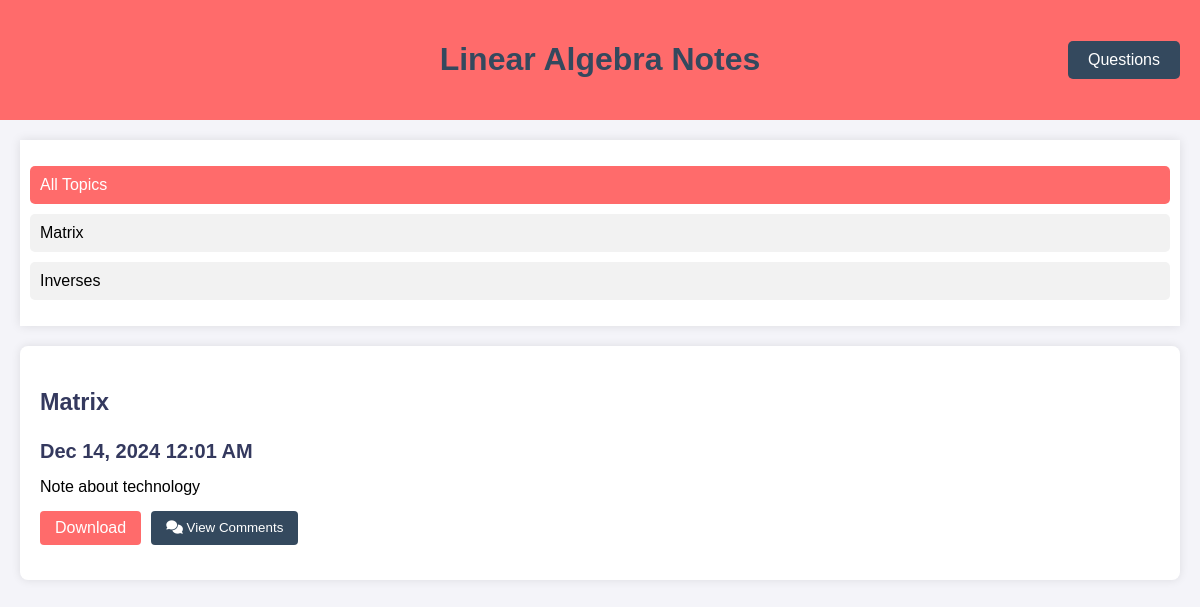
The app's page /courses/lin_notePage.php (signed in) with its own data.
### tables this page shows
CREATE TABLE `topics` (
  `topicId` int(11) NOT NULL,
  `courseId` int(11) NOT NULL,
  `topicName` varchar(100) NOT NULL
);

CREATE TABLE `notes` (
  `noteId` int(11) NOT NULL,
  `userId` int(11) DEFAULT NULL,
  `topicId` int(11) NOT NULL,
  `noteText` text NOT NULL,
  `created_at` timestamp NOT NULL DEFAULT current_timestamp(),
  `updated_at` timestamp NOT NULL DEFAULT current_timestamp() ON UPDATE current_timestamp(),
  `image_path` varchar(255) DEFAULT NULL
);

### courses/lin_notePage.php (the view, shortened to what this page needs)
<?php
$host = 'localhost';
$user = 'rahinatu.lawal';
$password = 'mohammed2';
$db_name = 'webtech_fall2024_rahinatu_lawal';
try {
    $pdo = new PDO("mysql:host=$host;dbname=$db_name;charset=utf8", $user, $password);
    $pdo->setAttribute(PDO::ATTR_ERRMODE, PDO::ERRMODE_EXCEPTION);
} catch (PDOException $e) {
    echo "Connection failed: " . $e->getMessage();
    exit;
}
try {
    $topicStmt = $pdo->prepare("SELECT topicId, topicName FROM topics WHERE courseId = 3");
    $topicStmt->execute();
    $topics = $topicStmt->fetchAll(PDO::FETCH_ASSOC);
    $noteStmt = $pdo->prepare("
        SELECT n.noteId, n.topicId, n.noteText, n.image_path, t.topicName, n.created_at
        FROM notes n
        JOIN topics t ON n.topicId = t.topicId
        WHERE t.courseId = 3
    ");
    $noteStmt->execute();
    $notes = $noteStmt->fetchAll(PDO::FETCH_ASSOC);
} catch(PDOException $e) {
    die("Query failed: " . $e->getMessage());
}
?>
<!DOCTYPE html>
<html lang="en">
<head>
    <link rel="stylesheet" href="https://cdnjs.cloudflare.com/ajax/libs/font-awesome/6.1.2/css/all.min.css">
</head>
<body>
    <header class="calculus-header">
        <h1>Linear Algebra Notes</h1>
        <button class="questions-btn" onclick="window.location.href='linear_question.php';">Questions</button>
    </header>
    <div class="layout">
        <div class="filter-section">
            <ul id="topicsList">
                <li class="active" data-topic-id="all">All Topics</li>
                <?php foreach ($topics as $topic): ?>
                    <li data-topic-id="<?php echo $topic['topicId']; ?>">
                        <?php echo $topic['topicName']; ?>
                    </li>
                <?php endforeach; ?>
            </ul>
        </div>
        <div class="notes-container" id="notesContainer">
            <?php foreach ($notes as $note): ?>
                <div class="note-card" data-topic-id="<?php echo $note['topicId']; ?>">
                    <div class="note-header">
                        <h3><?php echo htmlspecialchars($note['topicName']); ?></h3>
                        <span class="timestamp"><?php echo date('M j, Y g:i A', strtotime($note['created_at'])); ?></span>
                    </div>
                    <div class="note-content">
                        <?php echo $note['noteText']; ?>
                        <div class="note-actions">
                            <button class="download-btn" data-topic-name="<?php echo $note['topicName']; ?>" data-note-id="<?php echo $note['noteId']; ?>">Download</button>
                            <button class="view-comments-btn" onclick="toggleComments(this)" data-note-id="<?php echo $note['noteId']; ?>">
                                <i class="fas fa-comments"></i> View Comments
                            </button>
                        </div>
                    </div>
                </div>
            <?php endforeach; ?>
        </div>
    </div>
</body>
</html>

### courses/lin_notePage.php (style rules this page uses)
body { font-family: Arial, sans-serif; background-color: #f4f4f9; margin: 0; padding: 0; }
.calculus-header { background-color: #FF6B6B; color: #34495E; text-align: center; padding: 20px; position: relative; }
.layout { display: flex; flex-direction: column; padding: 20px; }
.filter-section { background-color: #fff; padding: 10px; box-shadow: 0 0 10px rgba(0, 0, 0, 0.1); margin-bottom: 20px; }
.filter-section ul { list-style-type: none; padding: 0; }
.filter-section li { margin: 10px 0; cursor: pointer; padding: 10px; border-radius: 5px; background-color: #f2f2f2; transition: background-color 0.3s; }
.filter-section li.active { background-color: #FF6B6B; color: white; }
.notes-container { display: flex; flex-direction: column; gap: 20px; }
.note-card { background-color: #fff; padding: 20px; box-shadow: 0 0 10px rgba(0, 0, 0, 0.1); border-radius: 8px; box-sizing: border-box; transition: transform 0.3s ease-in-out; }
.note-header { font-size: 20px; font-weight: bold; color: #34395E; margin-bottom: 15px; }
.download-btn { background-color: #FF6B6B; color: white; border: none; border-radius: 4px; cursor: pointer; display: flex; align-items: center; gap: 5px; transition: background-color 0.3s; padding: 8px 15px; font-size: inherit; font-family: inherit; }
.view-comments-btn { background-color: #34495E; }
.note-header { margin-bottom: 15px; }
.note-content { margin-bottom: 15px; }
.questions-btn { position: absolute; right: 20px; top: 50%; transform: translateY(-50%); background-color: #34495E; color: white; padding: 10px 20px; border: none; border-radius: 5px; cursor: pointer; font-size: 16px; transition: background-color 0.3s ease; }
.note-actions { display: flex; gap: 10px; justify-content: flex-start; margin-top: 15px; }
.note-actions button { padding: 8px 15px; border: none; border-radius: 4px; cursor: pointer; color: white; transition: background-color 0.3s; }

### records on screen
topics: topicName "Matrix"
topics: topicName "Inverses"
notes: topicId.topicName "Matrix", created_at "Dec 14, 2024 12:01 AM", noteText "Note about technology"
